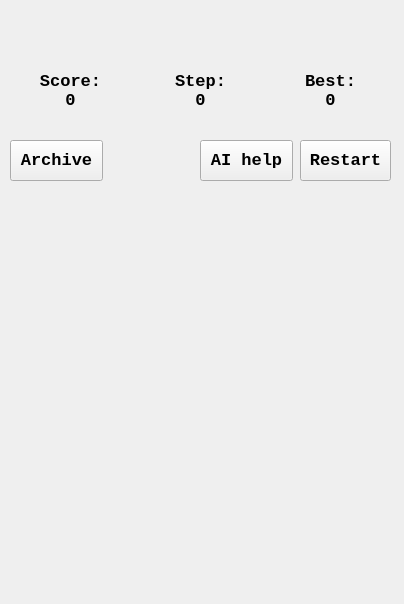
<?xml version="1.0" encoding="UTF-8"?>
<ui version="4.0">
 <class>gameWidget</class>
 <widget class="QWidget" name="gameWidget">
  <property name="geometry">
   <rect>
    <x>0</x>
    <y>0</y>
    <width>404</width>
    <height>604</height>
   </rect>
  </property>
  <property name="minimumSize">
   <size>
    <width>404</width>
    <height>604</height>
   </size>
  </property>
  <property name="maximumSize">
   <size>
    <width>404</width>
    <height>604</height>
   </size>
  </property>
  <property name="windowTitle">
   <string>2048</string>
  </property>
  <widget class="Box" name="b2048" native="true">
   <property name="geometry">
    <rect>
     <x>4</x>
     <y>202</y>
     <width>396</width>
     <height>396</height>
    </rect>
   </property>
   <property name="sizePolicy">
    <sizepolicy hsizetype="Fixed" vsizetype="Fixed">
     <horstretch>0</horstretch>
     <verstretch>0</verstretch>
    </sizepolicy>
   </property>
   <property name="minimumSize">
    <size>
     <width>396</width>
     <height>396</height>
    </size>
   </property>
   <property name="maximumSize">
    <size>
     <width>396</width>
     <height>396</height>
    </size>
   </property>
   <property name="baseSize">
    <size>
     <width>0</width>
     <height>0</height>
    </size>
   </property>
  </widget>
  <widget class="QLabel" name="timelabel">
   <property name="geometry">
    <rect>
     <x>10</x>
     <y>10</y>
     <width>381</width>
     <height>41</height>
    </rect>
   </property>
   <property name="font">
    <font>
     <family>Comic Sans MS</family>
     <pointsize>13</pointsize>
     <weight>75</weight>
     <bold>true</bold>
    </font>
   </property>
   <property name="frameShape">
    <enum>QFrame::NoFrame</enum>
   </property>
   <property name="frameShadow">
    <enum>QFrame::Raised</enum>
   </property>
   <property name="text">
    <string/>
   </property>
   <property name="alignment">
    <set>Qt::AlignCenter</set>
   </property>
  </widget>
  <widget class="QLabel" name="scorelabel">
   <property name="geometry">
    <rect>
     <x>10</x>
     <y>60</y>
     <width>121</width>
     <height>61</height>
    </rect>
   </property>
   <property name="font">
    <font>
     <family>Consolas</family>
     <pointsize>13</pointsize>
     <weight>75</weight>
     <bold>true</bold>
    </font>
   </property>
   <property name="frameShape">
    <enum>QFrame::NoFrame</enum>
   </property>
   <property name="lineWidth">
    <number>1</number>
   </property>
   <property name="text">
    <string>Score:
0</string>
   </property>
   <property name="alignment">
    <set>Qt::AlignCenter</set>
   </property>
  </widget>
  <widget class="QLabel" name="highscorelabel">
   <property name="geometry">
    <rect>
     <x>270</x>
     <y>60</y>
     <width>121</width>
     <height>61</height>
    </rect>
   </property>
   <property name="font">
    <font>
     <family>Consolas</family>
     <pointsize>13</pointsize>
     <weight>75</weight>
     <bold>true</bold>
    </font>
   </property>
   <property name="frameShape">
    <enum>QFrame::NoFrame</enum>
   </property>
   <property name="text">
    <string>Best:
0</string>
   </property>
   <property name="alignment">
    <set>Qt::AlignCenter</set>
   </property>
  </widget>
  <widget class="QLabel" name="steplabel">
   <property name="geometry">
    <rect>
     <x>140</x>
     <y>60</y>
     <width>121</width>
     <height>61</height>
    </rect>
   </property>
   <property name="font">
    <font>
     <family>Consolas</family>
     <pointsize>13</pointsize>
     <weight>75</weight>
     <bold>true</bold>
    </font>
   </property>
   <property name="frameShape">
    <enum>QFrame::NoFrame</enum>
   </property>
   <property name="text">
    <string>Step:
0</string>
   </property>
   <property name="alignment">
    <set>Qt::AlignCenter</set>
   </property>
  </widget>
  <widget class="QPushButton" name="restartbutton">
   <property name="geometry">
    <rect>
     <x>300</x>
     <y>140</y>
     <width>91</width>
     <height>41</height>
    </rect>
   </property>
   <property name="font">
    <font>
     <family>Consolas</family>
     <pointsize>13</pointsize>
     <weight>75</weight>
     <bold>true</bold>
    </font>
   </property>
   <property name="text">
    <string>Restart</string>
   </property>
  </widget>
  <widget class="QPushButton" name="aihelp">
   <property name="geometry">
    <rect>
     <x>200</x>
     <y>140</y>
     <width>93</width>
     <height>41</height>
    </rect>
   </property>
   <property name="font">
    <font>
     <family>Consolas</family>
     <pointsize>13</pointsize>
     <weight>75</weight>
     <bold>true</bold>
    </font>
   </property>
   <property name="text">
    <string>AI help</string>
   </property>
  </widget>
  <widget class="QPushButton" name="archive">
   <property name="geometry">
    <rect>
     <x>10</x>
     <y>140</y>
     <width>93</width>
     <height>41</height>
    </rect>
   </property>
   <property name="font">
    <font>
     <family>Consolas</family>
     <pointsize>13</pointsize>
     <weight>75</weight>
     <bold>true</bold>
    </font>
   </property>
   <property name="text">
    <string>Archive</string>
   </property>
  </widget>
  <zorder>timelabel</zorder>
  <zorder>scorelabel</zorder>
  <zorder>highscorelabel</zorder>
  <zorder>steplabel</zorder>
  <zorder>restartbutton</zorder>
  <zorder>b2048</zorder>
  <zorder>aihelp</zorder>
  <zorder>archive</zorder>
 </widget>
 <layoutdefault spacing="6" margin="11"/>
 <customwidgets>
  <customwidget>
   <class>Box</class>
   <extends>QWidget</extends>
   <header location="global">box.h</header>
   <container>1</container>
  </customwidget>
 </customwidgets>
 <resources/>
 <connections/>
</ui>
